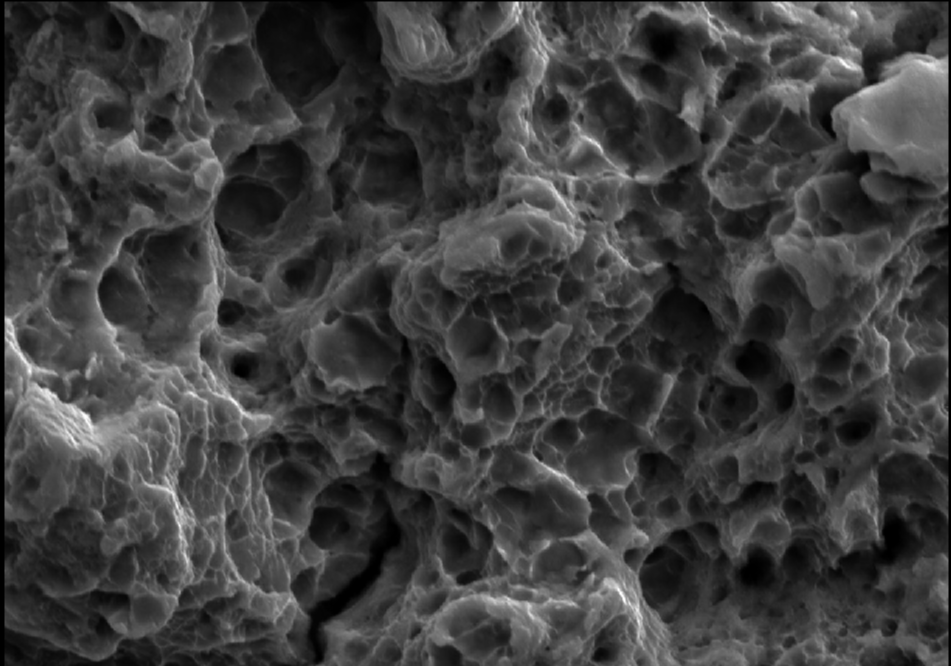
#> input picture dataset/test/images/0.png, 951 x 666 px, found by its file name
$ jupyter execute --allow-errors ImagePatches1.ipynb
#> lines starting #> are read from the running program, lines starting #| are printed output that depends on the picture
[cell 1]
from sklearn.datasets import load_sample_image
from skimage import io
import skimage.transform as trans
import numpy as np

[cell 2]
from sklearn.feature_extraction import image

[cell 3]
img = io.imread("data/membrane/train/image/0.png", as_gray=False)
#> img is the input picture: shape (666, 951, 3); mean R, G, B 62.3, 62.3, 62.3
img = img / 255
img = trans.resize(img,(256,256))
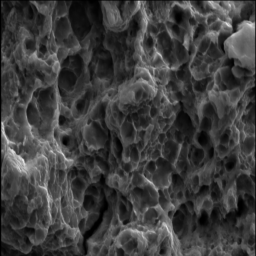
#> img: shape (256, 256, 3) float64; mean R, G, B 0.245, 0.245, 0.245
img = np.reshape(img,img.shape+(1,))
#img = np.reshape(img,(1,)+img.shape)

[cell 4]
print('Image shape: {}'.format(img.shape))
#| Image shape: (256, 256, 3, 1)

[cell 5]
patches = image.extract_patches_2d(img, (150, 150),max_patches=10)

[cell 6]
print('Patches shape: {}'.format(patches.shape))
#| Patches shape: (10, 150, 150, 3)

[cell 7]
io.imshow(patches[5])
#> (the rest of this cell did not finish here and is left out)

[cell 8]
io.imshow(patches[1])
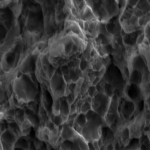
#> shown: shape (150, 150, 3) float64; mean R, G, B 0.221, 0.221, 0.221

$ run again, with dataset/test/images/1.png copied over dataset/test/images/0.png
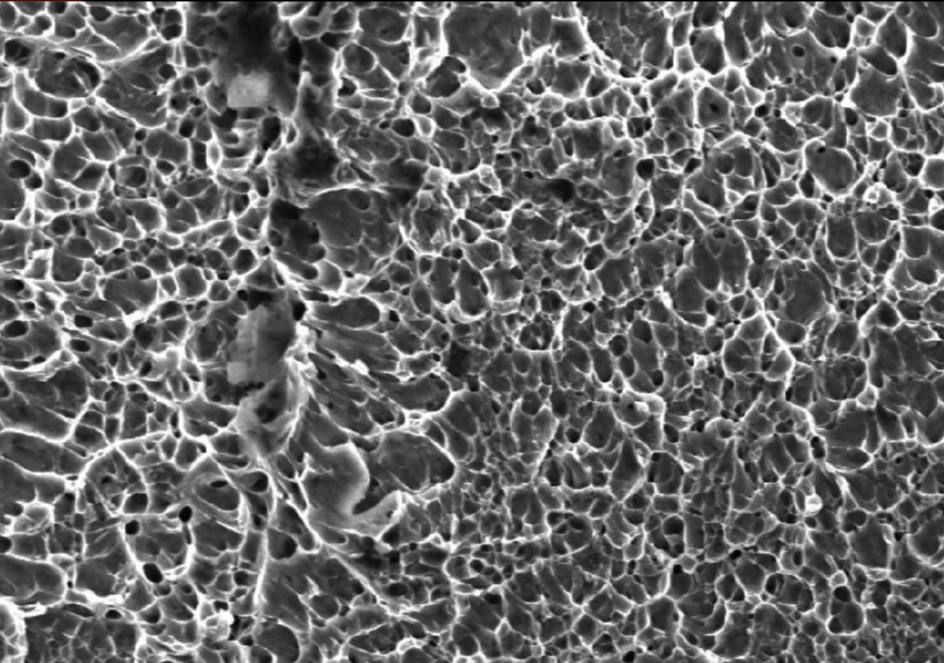
#> input picture dataset/test/images/1.png, 944 x 663 px, found by its file name
#> img is the input picture: shape (663, 944, 3); mean R, G, B 103.5, 103.5, 103.5
#> `img = trans.resize(img,(256,256))`:
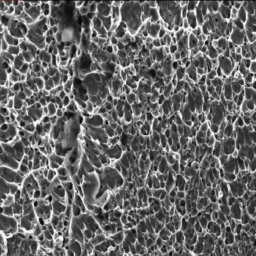
#> img: shape (256, 256, 3) float64; mean R, G, B 0.406, 0.406, 0.406
#| Image shape: (256, 256, 3, 1)
#| Patches shape: (10, 150, 150, 3)
#> `[cell 8] io.imshow(patches[1])`:
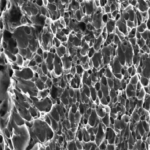
#> shown: shape (150, 150, 3) float64; min 0.0394, max 0.986, mean 0.394

$ run again, with dataset/test/images/2.png copied over dataset/test/images/0.png
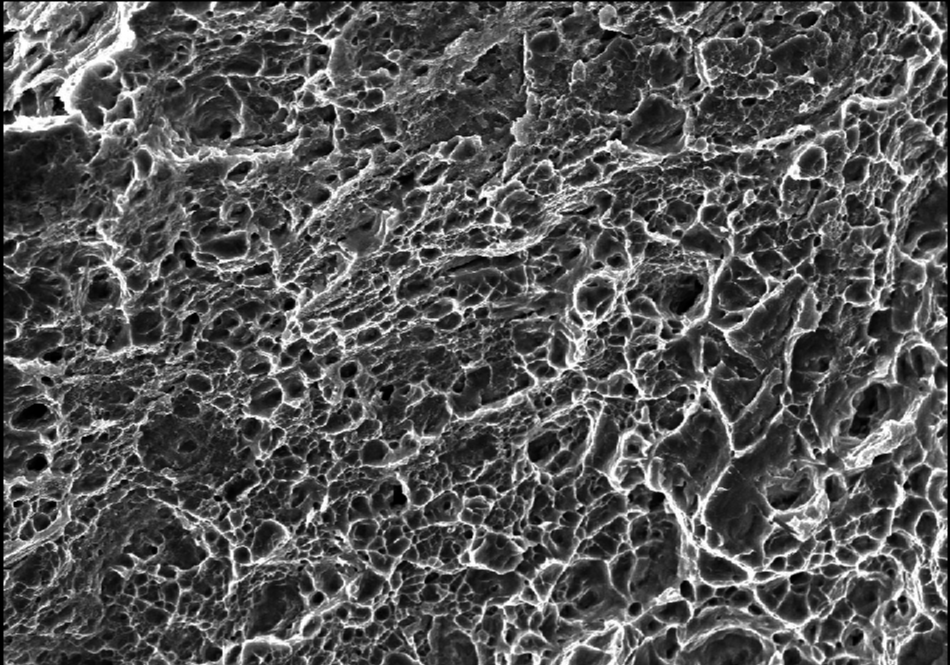
#> input picture dataset/test/images/2.png, 950 x 665 px, found by its file name
#> img is the input picture: shape (665, 950, 3); mean R, G, B 85.1, 85.1, 85.1
#> `img = trans.resize(img,(256,256))`:
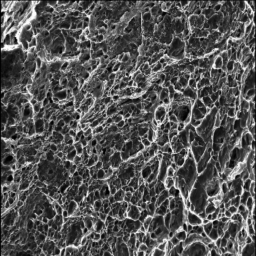
#> img: shape (256, 256, 3) float64; mean R, G, B 0.334, 0.334, 0.334
#| Image shape: (256, 256, 3, 1)
#| Patches shape: (10, 150, 150, 3)
#> `[cell 8] io.imshow(patches[1])`:
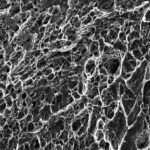
#> shown: shape (150, 150, 3) float64; mean R, G, B 0.341, 0.341, 0.341

$ run again, with dataset/test/images/3.png copied over dataset/test/images/0.png
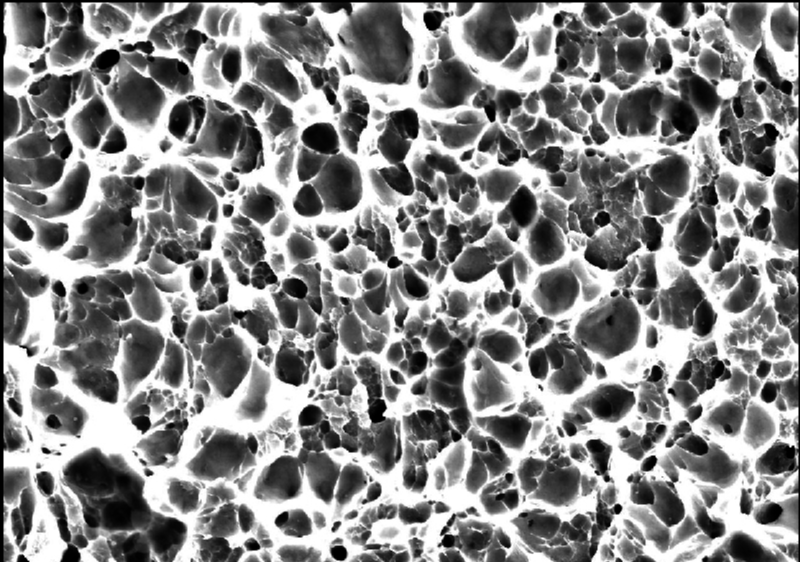
#> input picture dataset/test/images/3.png, 800 x 562 px, found by its file name
#> img is the input picture: shape (562, 800, 3); mean R, G, B 134.6, 134.6, 134.6
#> `img = trans.resize(img,(256,256))`:
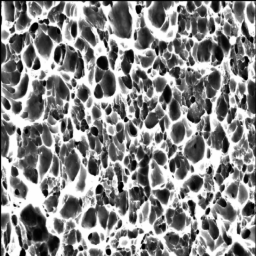
#> img: shape (256, 256, 3) float64; mean R, G, B 0.528, 0.528, 0.528
#| Image shape: (256, 256, 3, 1)
#| Patches shape: (10, 150, 150, 3)
#> `[cell 8] io.imshow(patches[1])`:
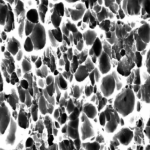
#> shown: shape (150, 150, 3) float64; mean R, G, B 0.523, 0.523, 0.523
